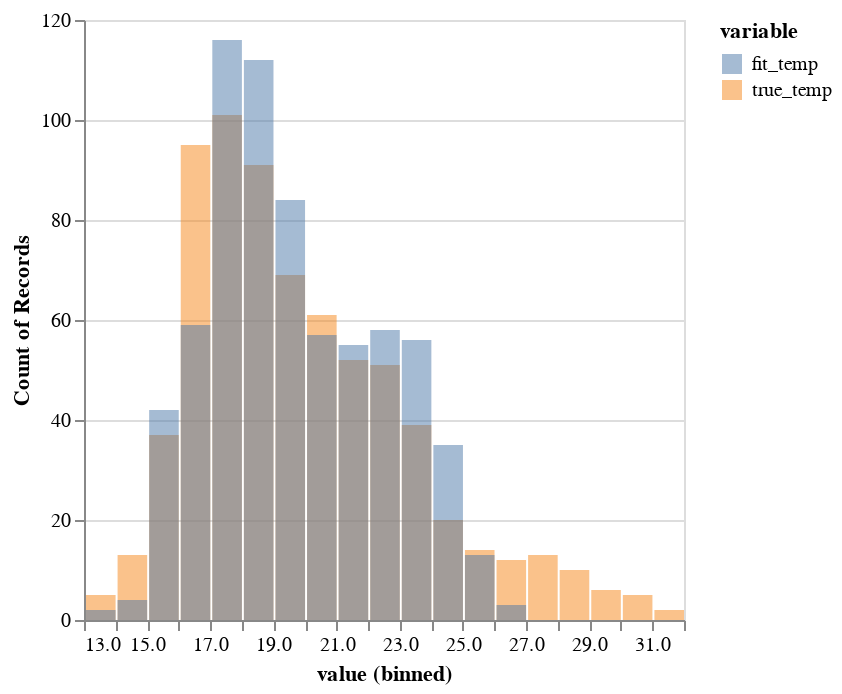

This figure's notebook cell:
### Code cell
alt.Chart(updf).mark_bar(
    opacity=0.5
).encode(
    alt.X("value:Q").bin(maxbins=30),
    alt.Y("count()").stack(None),
    alt.Color("variable:N")
)

### Figure 1 — Vega-Lite specification as saved in the notebook (floating-point values rounded to 4 significant figures; data arrays with more than 128 entries replaced by an {"elided": "..."} marker saying what was removed)
{"config": {"view": {"continuousWidth": 300, "continuousHeight": 300}}, "data": {"name": "data-357d68e6c6b7e6253cca8b507decc4ab"}, "mark": {"type": "bar", "opacity": 0.5}, "encoding": {"color": {"field": "variable", "type": "nominal"}, "x": {"bin": {"maxbins": 30}, "field": "value", "type": "quantitative"}, "y": {"aggregate": "count", "stack": null, "type": "quantitative"}}, "$schema": "https://vega.github.io/schema/vega-lite/v5.20.1.json", "datasets": {"data-357d68e6c6b7e6253cca8b507decc4ab": {"elided": "1392 records"}}}
